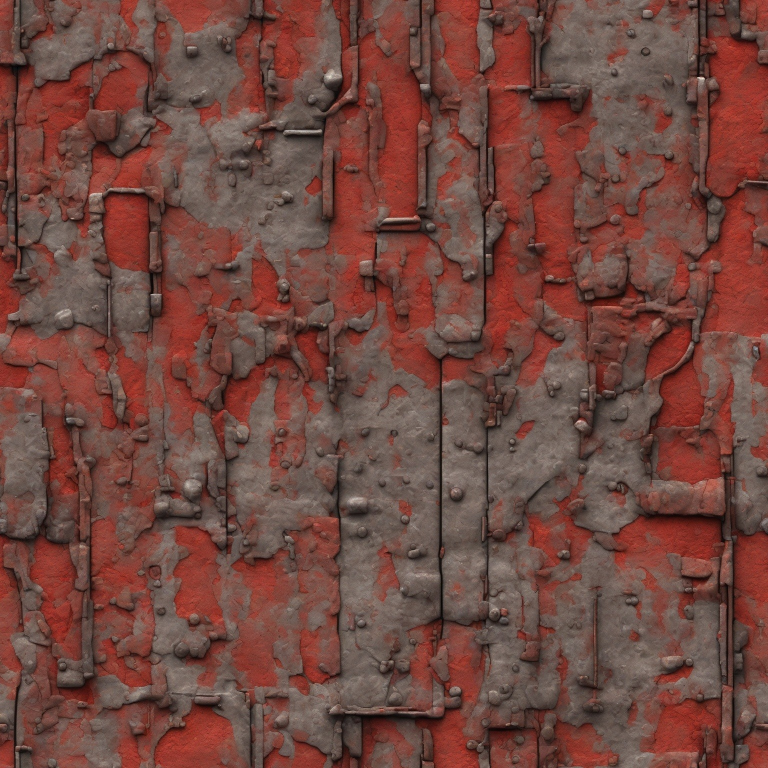
#> input picture assets/enemyShip_red_dff.jpg, 1536 x 1536 px (shown at 1/2 size)
$ python equirect_to_cubemap.py --in enemyShip_red_dff.jpg --out-dir out
#> lines starting #> are read from the running program, lines starting #| are printed output that depends on the picture; long printed decimals are rounded
"""equirect_to_cubemap.py - turn one 2:1 panorama into the six seam-exact faces of a WebGL cube map.

WHY THIS EXISTS. Six independently generated sky faces cannot match at the twelve cube edges, and the mismatch is
the most visible thing in a space skybox: a hard line straight down the sky. Generating ONE equirectangular
panorama and RESAMPLING it into faces makes the seams exact by construction, because every face samples the same
continuous function. The generator then only has to solve the single 360-degree wrap, which circular padding
already does.

THE SHARPNESS PROBLEM, AND THE FIX. A 2048x1024 panorama is a 1:1 sample for 512px faces; asking for 1024px faces
upsamples 2x. For NEBULA that is invisible - it is low-frequency by nature. For STARS it would be fatal: they are
the highest-frequency thing in the image, and an upsampled star is a grey smudge. So stars are not taken from the
panorama at all. They are placed as 3D DIRECTIONS and splatted into each face at its native resolution, which is
both sharp and automatically seam-exact: a star near an edge lands in both faces, at matching sub-pixel positions,
because both faces project the same direction.

Usage:
    py equirect_to_cubemap.py --in nebula.jpg --out-dir <dir> --size 1024 --stars 9000
"""
import argparse, math, os
import numpy as np
from PIL import Image

# WebGL cube-map face bases. For face pixel (a, b) in [-1, 1] these give the world direction.
# three.js CubeTextureLoader takes the files in the order px, nx, py, ny, pz, nz.
FACES = {
    'px': lambda a, b: (np.ones_like(a), -b, -a),
    'nx': lambda a, b: (-np.ones_like(a), -b, a),
    'py': lambda a, b: (a, np.ones_like(a), b),
    'ny': lambda a, b: (a, -np.ones_like(a), -b),
    'pz': lambda a, b: (a, -b, np.ones_like(a)),
    'nz': lambda a, b: (-a, -b, -np.ones_like(a)),
}
ORDER = ['px', 'nx', 'py', 'ny', 'pz', 'nz']

# For projecting a world direction BACK into a face: (major axis, its sign, a-axis, a-sign, b-axis, b-sign)
INV = {
    'px': (0, 1, 2, -1, 1, -1), 'nx': (0, -1, 2, 1, 1, -1),
    'py': (1, 1, 0, 1, 2, 1), 'ny': (1, -1, 0, 1, 2, -1),
    'pz': (2, 1, 0, 1, 1, -1), 'nz': (2, -1, 0, -1, 1, -1),
}


def sample_equirect(img, dx, dy, dz):
    """Bilinear sample of an equirect panorama along unit directions. Wraps in longitude, clamps in latitude."""
    h, w, _ = img.shape
    n = np.sqrt(dx * dx + dy * dy + dz * dz)
    dx, dy, dz = dx / n, dy / n, dz / n
    lon = np.arctan2(dx, -dz)
    lat = np.arcsin(np.clip(dy, -1.0, 1.0))
    u = (lon / (2 * math.pi) + 0.5) * w - 0.5
    v = (0.5 - lat / math.pi) * h - 0.5
    u0 = np.floor(u).astype(np.int64)
    v0 = np.floor(v).astype(np.int64)
    fu = (u - u0)[..., None]
    fv = (v - v0)[..., None]
    u0m = u0 % w
    u1m = (u0 + 1) % w                                  # longitude wraps: this IS the 360 seam, and it is exact
    v0c = np.clip(v0, 0, h - 1)
    v1c = np.clip(v0 + 1, 0, h - 1)
    a = img[v0c, u0m]; b = img[v0c, u1m]
    c = img[v1c, u0m]; d = img[v1c, u1m]
    return (a * (1 - fu) + b * fu) * (1 - fv) + (c * (1 - fu) + d * fu) * fv


def heal_wrap(img, band=96):
    """Remove the residual left/right discontinuity of an equirect panorama.

    MEASURED 2026-09-07: SDXL with every Conv2d switched to circular padding still produced a visible wrap seam
    (0.0596 against an adjacent-column control of 0.0223 - 2.7x). Circular padding wraps the LATENT; the VAE then
    decodes it with `enable_vae_tiling()`, and those tiles do not wrap, so the seam comes back at pixel level.
    Turning tiling off is the root fix but costs the memory headroom a 2048x1024 decode needs.

    So the step is removed rather than hidden: take the per-row discontinuity d = left - right, and ramp half of it
    off each side across `band` columns. The two edges then meet exactly (d becomes 0 by construction) and no
    texture is blurred or duplicated - only a low-frequency correction is added, which is invisible in content
    that has no low-frequency structure at that scale, exactly like a nebula.
    """
    out = img.astype(np.float32).copy()
    d = (out[:, 0] - out[:, -1]) * 0.5                      # half the step, per row, per channel
    ramp = np.linspace(1.0, 0.0, band, dtype=np.float32)[None, :, None]
    out[:, :band] -= d[:, None, :] * ramp
    out[:, -band:] += d[:, None, :] * ramp[:, ::-1]
    return np.clip(out, 0.0, 1.0)


def face_dirs(face, size):
    """Unit directions for every pixel of one face, sampled at pixel CENTRES."""
    t = (np.arange(size) + 0.5) / size * 2.0 - 1.0
    a, b = np.meshgrid(t, t)
    dx, dy, dz = FACES[face](a, b)
    n = np.sqrt(dx * dx + dy * dy + dz * dz)
    return dx / n, dy / n, dz / n


def make_stars(count, seed=7):
    """Stars as DIRECTIONS, not pixels. Real starfields are mostly warm; a minority are hot blue."""
    rng = np.random.default_rng(seed)
    v = rng.normal(size=(count, 3))
    v /= np.linalg.norm(v, axis=1, keepdims=True)
    mag = rng.power(0.42, count)                        # steep: most stars faint, a handful carry the sky
    hot = rng.random(count) < 0.22
    warm = np.array([1.00, 0.86, 0.68], np.float32)
    blue = np.array([0.72, 0.83, 1.00], np.float32)
    col = np.where(hot[:, None], blue, warm).astype(np.float32)
    col = col * (1.0 - rng.random((count, 1)).astype(np.float32) * 0.35)
    return v.astype(np.float32), mag.astype(np.float32), col


def splat_stars(buf, face, size, dirs, mag, col, gain):
    """Project every star into this face and splat it. A star outside the face produces no pixels; a star ON an
    edge lands in both faces at matching positions, which is what keeps the seams exact."""
    ax, sgn, ai, asg, bi, bsg = INV[face]
    major = dirs[:, ax] * sgn
    ok = major > 1e-6
    if not ok.any():
        return 0
    d = dirs[ok]; m = mag[ok]; c = col[ok]
    mj = d[:, ax] * sgn
    a = (d[:, ai] * asg) / mj
    b = (d[:, bi] * bsg) / mj
    inside = (np.abs(a) <= 1.02) & (np.abs(b) <= 1.02)  # 2% margin so an edge star draws on BOTH faces
    a, b, m, c = a[inside], b[inside], m[inside], c[inside]
    px = (a * 0.5 + 0.5) * size - 0.5
    py = (b * 0.5 + 0.5) * size - 0.5
    sig = 0.62 + m * 0.55                               # a bright star is the same point, it just saturates more
    rad = 3
    yy, xx = np.mgrid[-rad:rad + 1, -rad:rad + 1]
    drawn = 0
    for i in range(len(px)):
        x0 = int(round(px[i])); y0 = int(round(py[i]))
        xs0 = max(0, x0 - rad); ys0 = max(0, y0 - rad)
        xs1 = min(size, x0 + rad + 1); ys1 = min(size, y0 + rad + 1)
        if xs1 <= xs0 or ys1 <= ys0:
            continue
        gx = xx + x0 - px[i]; gy = yy + y0 - py[i]
        g = np.exp(-(gx * gx + gy * gy) / (2 * sig[i] * sig[i])) * (m[i] ** 1.6) * gain
        sub = g[ys0 - (y0 - rad):ys1 - (y0 - rad), xs0 - (x0 - rad):xs1 - (x0 - rad)]
        buf[ys0:ys1, xs0:xs1] += sub[..., None] * c[i]
        drawn += 1
    return drawn


def main():
    ap = argparse.ArgumentParser()
    ap.add_argument('--in', dest='src', required=True)
    ap.add_argument('--out-dir', required=True)
    ap.add_argument('--prefix', default='sky_')
    ap.add_argument('--size', type=int, default=1024)
    ap.add_argument('--stars', type=int, default=9000)
    ap.add_argument('--star-gain', type=float, default=1.35)
    ap.add_argument('--exposure', type=float, default=1.0)
    ap.add_argument('--quality', type=int, default=92)
    ap.add_argument('--heal-wrap', type=int, default=96, help='columns to ramp the wrap discontinuity over; 0 disables')
    args = ap.parse_args()

    pano = np.asarray(Image.open(args.src).convert('RGB')).astype(np.float32) / 255.0
    before = float(np.abs(pano[:, 0] - pano[:, -1]).mean())
#> before = 0.0338
    ctrl = float(np.abs(pano[:, 0] - pano[:, 1]).mean())
#> ctrl = 0.0382
    if args.heal_wrap:
        pano = heal_wrap(pano, args.heal_wrap)
#> in heal_wrap, `d = (out[:, 0] - out[:, -1]) * 0.5`: d = 1536 rows, first 8: [-0.0255, -0.0118, -0.0196], [-0.00196, 0.0118, 0.00392], [0.0373, 0.0471, 0.0392], [-0.00196, 0.00196, -0.00392], [0.0137, 0.0157, 0.00784], [-0.00784, -0.00196, -0.0098], [-0.00784, -0.00196, -0.0118], [0.00588, 0.0157, 0.00588]
    after = float(np.abs(pano[:, 0] - pano[:, -1]).mean())
#> after = 3.07e-11
    print('panorama %dx%d  mean %.4f' % (pano.shape[1], pano.shape[0], pano.mean()))
#| panorama 1536x1536  mean 0.3227
    print('  wrap seam %.5f -> %.5f   (adjacent-column control %.5f)  %s'
          % (before, after, ctrl, 'OK' if after <= ctrl * 1.2 else 'STILL SEAMED'))
#|   wrap seam 0.03376 -> 0   (adjacent-column control 0.03817)  OK
    dirs, mag, col = make_stars(args.stars)

    faces = {}
    for f in ORDER:
        dx, dy, dz = face_dirs(f, args.size)
        buf = sample_equirect(pano, dx, dy, dz) * args.exposure
        n = splat_stars(buf, f, args.size, dirs, mag, col, args.star_gain)
        faces[f] = np.clip(buf, 0.0, 1.0)
        print('  %s  %5d stars  mean %.4f  p99 %.4f' % (f, n, faces[f].mean(), np.percentile(faces[f], 99)))
#> this loop made 6 passes
#> n on passes 1 to 6: 1467, 1571, 1453, 1536, 1521, 1512
#> (printed output is left out)
#> pass 1, in sample_equirect, `dx, dy, dz = dx / n, dy / n, dz / n`:
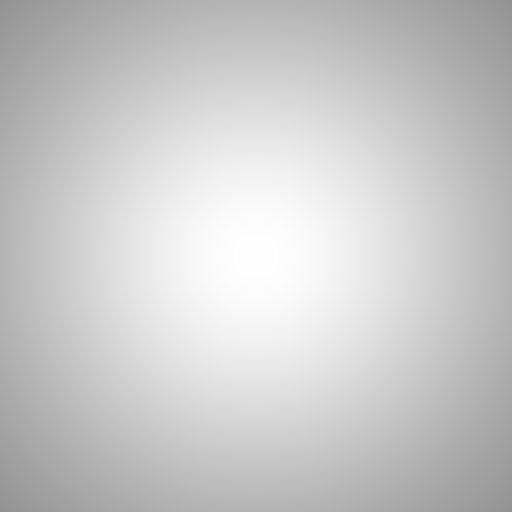
#> dx: shape (1024, 1024) float64 (shown at 1/2 size); min 0.578, max 1, mean 0.793
#> pass 1, in sample_equirect, `dx, dy, dz = dx / n, dy / n, dz / n`:
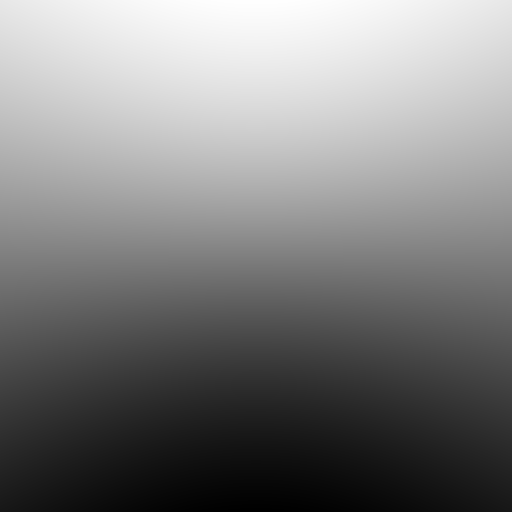
#> dy: shape (1024, 1024) float64 (shown at 1/2 size); min -0.707, max 0.707, mean -1.39e-17; drawn with min black and max white
#> pass 1, in sample_equirect, `dx, dy, dz = dx / n, dy / n, dz / n`:
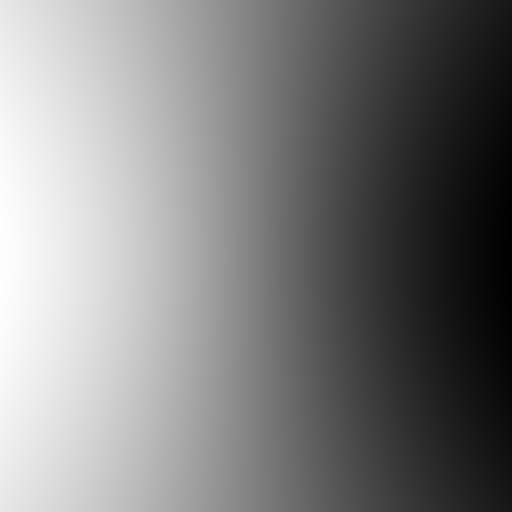
#> dz: shape (1024, 1024) float64 (shown at 1/2 size); min -0.707, max 0.707, mean 8.67e-19; drawn with min black and max white
#> after the loop:
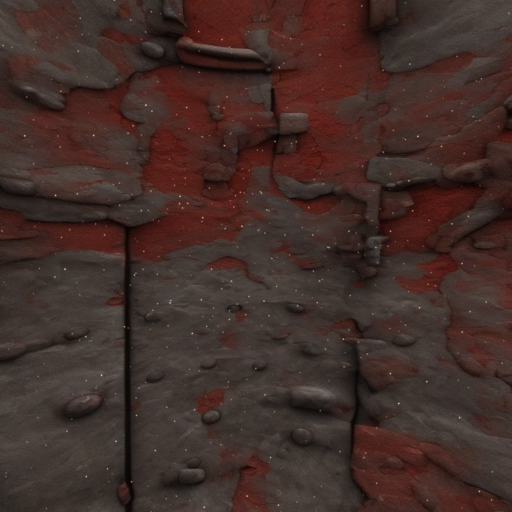
#> buf: shape (1024, 1024, 3) float64 (shown at 1/2 size); mean R, G, B 0.438, 0.304, 0.274; drawn with min black and max white
#> after the loop, faces = 6 items

    os.makedirs(args.out_dir, exist_ok=True)
    for f in ORDER:
        p = os.path.join(args.out_dir, args.prefix + f + '.jpg')
        Image.fromarray((faces[f] * 255 + 0.5).astype(np.uint8)).save(p, 'JPEG', quality=args.quality)
        print('wrote %s  %.1f KB' % (p, os.path.getsize(p) / 1024))
#> this loop made 6 passes
#> pass 1, in main, `Image.fromarray((faces[f] * 255 + 0.5).astype(np.uint8)).save(p, 'JPEG..`:
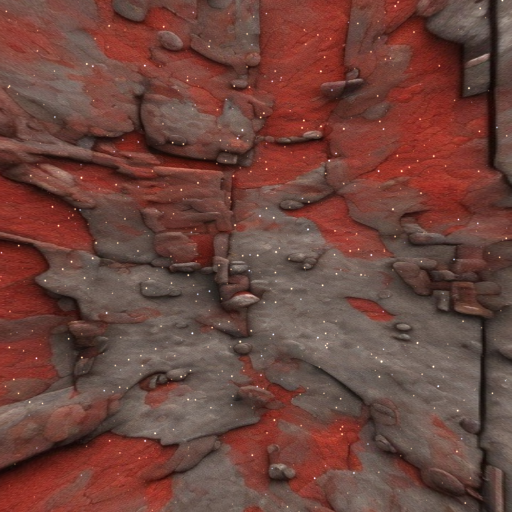
#> saved as sky_px.jpg: PIL image 1024x1024 RGB (shown at 1/2 size); mean R, G, B 109.4, 68.2, 60.6

    seam_report(faces, args.size)


def project_into(face, d):
    """World directions -> (x, y) pixel coords on `face`, plus a mask of which ones actually land on it."""
    ax, sgn, ai, asg, bi, bsg = INV[face]
    mj = d[:, ax] * sgn
    ok = mj > 1e-9
    a = np.zeros(len(d), np.float64); b = np.zeros(len(d), np.float64)
    a[ok] = (d[ok, ai] * asg) / mj[ok]
    b[ok] = (d[ok, bi] * bsg) / mj[ok]
    ok &= (np.abs(a) <= 1.0 + 1e-9) & (np.abs(b) <= 1.0 + 1e-9)
    return a, b, ok


def bilinear(img, x, y):
    h, w, _ = img.shape
    x = np.clip(x, 0, w - 1.001); y = np.clip(y, 0, h - 1.001)
    x0 = np.floor(x).astype(np.int64); y0 = np.floor(y).astype(np.int64)
    fx = (x - x0)[..., None]; fy = (y - y0)[..., None]
    a = img[y0, x0]; b = img[y0, x0 + 1]; c = img[y0 + 1, x0]; d = img[y0 + 1, x0 + 1]
    return (a * (1 - fx) + b * fx) * (1 - fy) + (c * (1 - fx) + d * fx) * fy


def seam_report(faces, size):
    """The check that matters, and it has to be able to FAIL.

    Take the outer border pixels of face A, turn them into world directions, and step each one slightly ACROSS
    the edge so it now belongs to the neighbouring face. Find which face owns it, sample that face's RENDERED
    image there, and compare against A's own border pixel. A wrong axis convention, a flipped face or an
    off-by-one in the sampler all show up here as a large number; only a genuinely continuous sky reads small.
    Reported against a control: the same comparison against a face picked at random, which is what "no
    agreement at all" looks like on this image.
    """
#> called with size = 1024
    eps = 2.2 / size                                       # just over one pixel, in face-normalised units
    rows = []
    for f1 in ORDER:
        d = np.stack(face_dirs(f1, size), axis=-1)
        for name, border, push in (('top', d[0], (0, -1)), ('bottom', d[-1], (0, 1)),
                                   ('left', d[:, 0], (-1, 0)), ('right', d[:, -1], (1, 0))):
            ax, sgn, ai, asg, bi, bsg = INV[f1]
            out = border.copy()
            out[:, ai] += asg * push[0] * eps * np.abs(out[:, ax])
            out[:, bi] += bsg * push[1] * eps * np.abs(out[:, ax])
            out /= np.linalg.norm(out, axis=1, keepdims=True)
            mine = faces[f1][0 if name == 'top' else (size - 1 if name == 'bottom' else slice(None)),
                             0 if name == 'left' else (size - 1 if name == 'right' else slice(None))]
            got = np.zeros_like(mine); hit = np.zeros(len(out), bool)
            for f2 in ORDER:
                if f2 == f1:
                    continue
                a, b, ok = project_into(f2, out)
                ok &= ~hit
                if not ok.any():
                    continue
                got[ok] = bilinear(faces[f2], (a[ok] * 0.5 + 0.5) * size - 0.5, (b[ok] * 0.5 + 0.5) * size - 0.5)
                hit |= ok
            rows.append((f1, name, float(np.abs(mine[hit] - got[hit]).mean()) if hit.any() else float('nan'),
                         int(hit.sum()), len(out)))
#> this loop made 6 passes
#> pass 1, in face_dirs (call 7), `a, b = np.meshgrid(t, t)`:
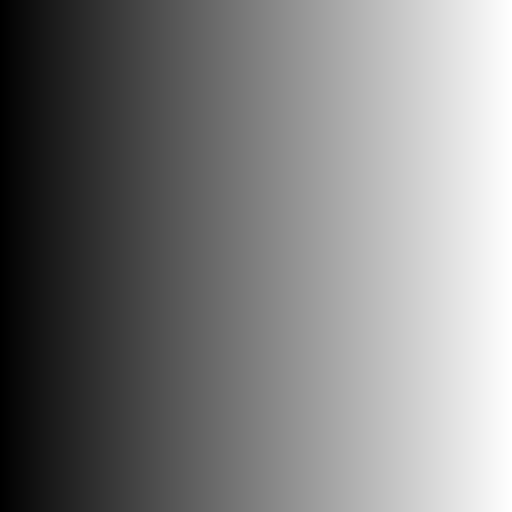
#> a: shape (1024, 1024) float64 (shown at 1/2 size); min -0.999, max 0.999, mean 0; drawn with min black and max white
#> pass 1, in face_dirs (call 7), `a, b = np.meshgrid(t, t)`:
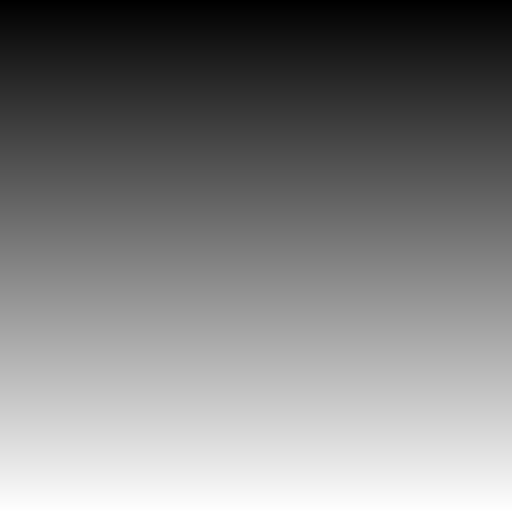
#> b: shape (1024, 1024) float64 (shown at 1/2 size); min -0.999, max 0.999, mean 0; drawn with min black and max white
    worst = max(r[2] for r in rows)
    ctrl = float(np.abs(faces['px'] - faces['nz']).mean())      # the null case: two unrelated faces
    for f1, name, diff, hit, tot in rows:
        if diff > 0.02:
            print('  SEAM %s/%-6s diff %.4f  (%d/%d matched)' % (f1, name, diff, hit, tot))
#> this loop made 24 passes
#> (f1, name, diff) on passes 1 to 8: ('px', 'top', 0.014), ('px', 'bottom', 0.0141), ('px', 'left', 0.00891), ('px', 'right', 0.00701), ('nx', 'top', 0.0141), ('nx', 'bottom', 0.0142), ('nx', 'left', 0.00823), ('nx', 'right', 0.00802)
    print('  worst of 24 borders: %.4f      control (two unrelated faces): %.4f' % (worst, ctrl))
#|   worst of 24 borders: 0.0160      control (two unrelated faces): 0.1047
    print('  VERDICT: %s' % ('seamless' if worst < ctrl * 0.25 else 'SEAM VISIBLE - do not ship'))
#|   VERDICT: seamless


if __name__ == '__main__':
    main()

$ run again, on assets/sky_nx.jpg
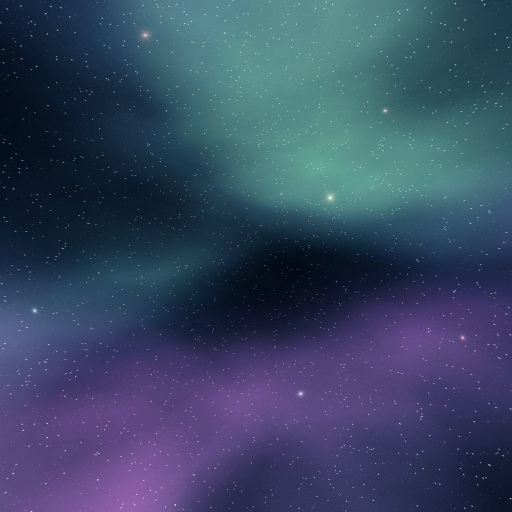
#> input picture assets/sky_nx.jpg, 1024 x 1024 px (shown at 1/2 size)
#> before = 0.179
#> ctrl = 0.00499
#> d = 1024 rows, first 8: [-0.0275, -0.0529, -0.0353], [-0.0196, -0.0451, -0.0275], [-0.0392, -0.0647, -0.0471], [-0.0725, -0.098, -0.0804], [-0.0725, -0.098, -0.0804], [-0.0373, -0.0627, -0.0451], [-0.0196, -0.0451, -0.0275], [-0.0275, -0.0529, -0.0353]
#> after = 5.42e-09
#| panorama 1024x1024  mean 0.2971
#|   wrap seam 0.1788 -> 0   (adjacent-column control 0.00499)  OK
#> the loop in main, `for f in ORDER:` made 6 passes
#> (printed output is left out)
#> after the loop in main, `for f in ORDER:`:
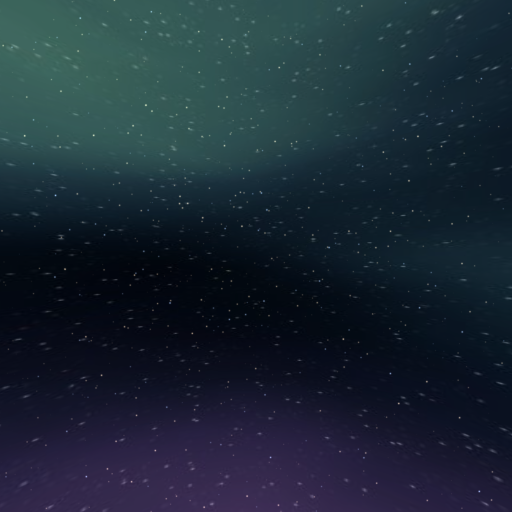
#> buf: shape (1024, 1024, 3) float64 (shown at 1/2 size); mean R, G, B 0.17, 0.253, 0.328; drawn with min black and max white
#> after the loop in main, `for f in ORDER:`: faces = 6 items
#> the loop in main, `for f in ORDER:` made 6 passes
#> pass 2, in main, `Image.fromarray((faces[f] * 255 + 0.5).astype(np.uint8)).save(p, 'JPEG..`:
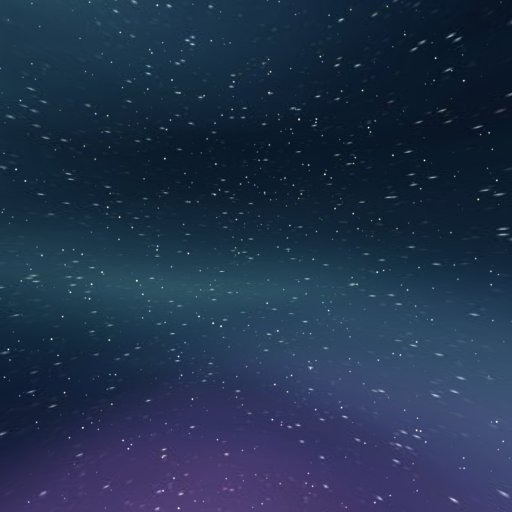
#> saved as sky_nx.jpg: PIL image 1024x1024 RGB (shown at 1/2 size); mean R, G, B 32.9, 49.7, 75.5
#> the loop in seam_report, `for f1 in ORDER:` made 6 passes
#> the loop in seam_report, `for f1, name, diff, hit, tot in rows:` made 24 passes
#> (f1, name, diff) on passes 1 to 8: ('px', 'top', 0.00404), ('px', 'bottom', 0.00167), ('px', 'left', 0.00315), ('px', 'right', 0.0023), ('nx', 'top', 0.00473), ('nx', 'bottom', 0.0025), ('nx', 'left', 0.00299), ('nx', 'right', 0.00238)
#|   worst of 24 borders: 0.0050      control (two unrelated faces): 0.1135
#|   VERDICT: seamless
